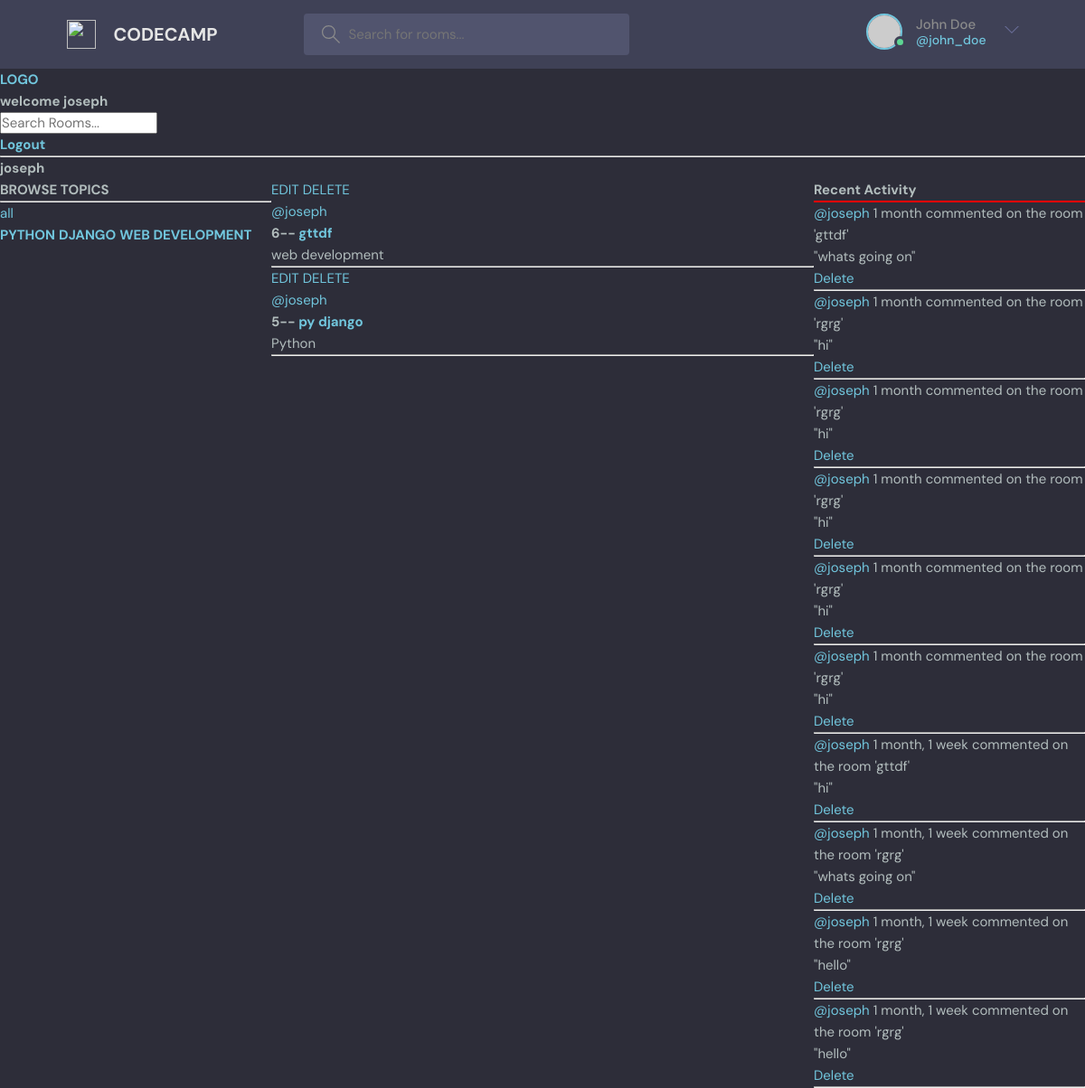
Before: /user-profile/2/ (signed in) with the older database file.
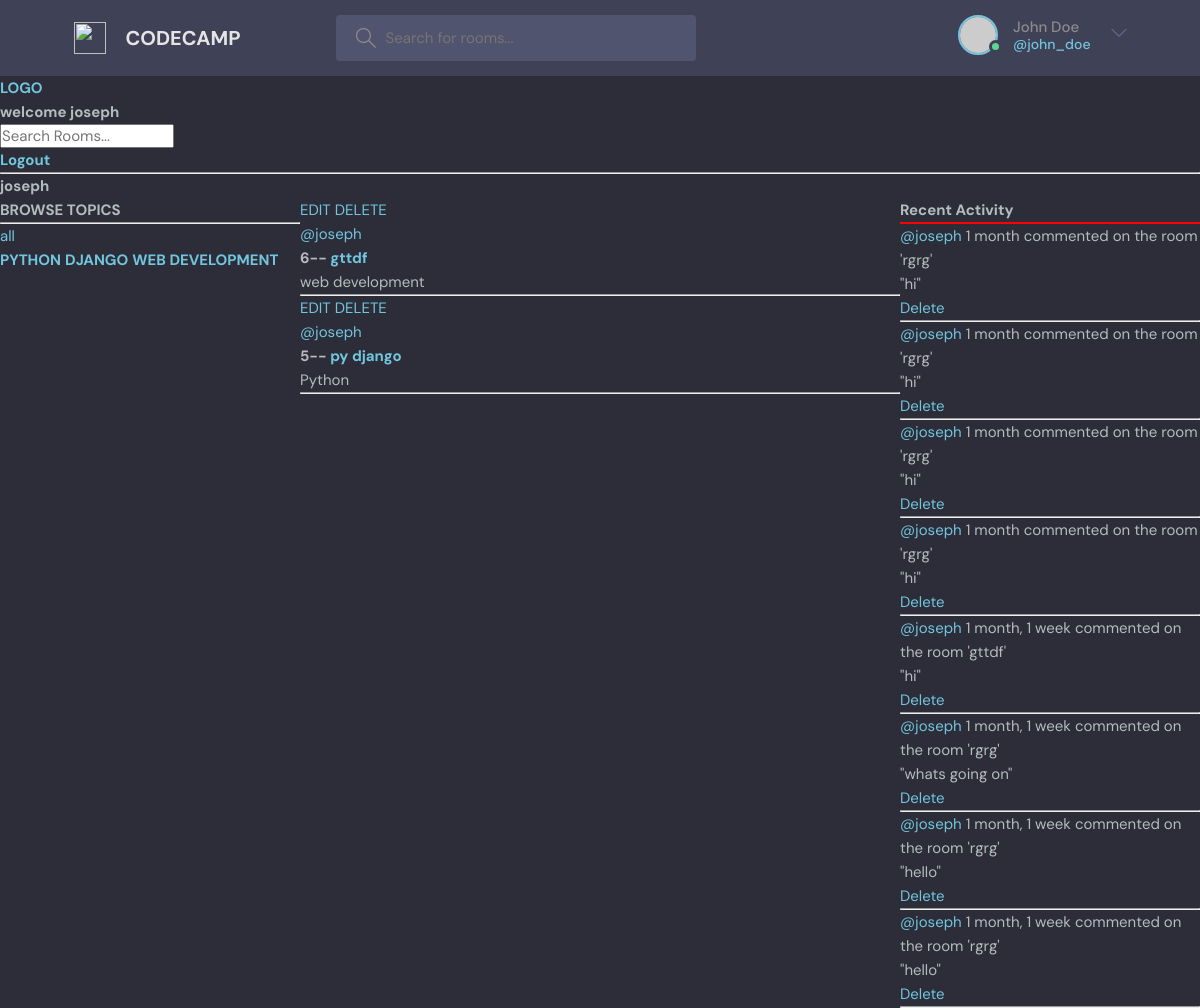
After: the same page with the newer database file.
### base/models.py (models this page shows, shortened)
class Topic(models.Model):
    name=models.CharField(max_length=200)

class Room(models.Model):
    host=models.ForeignKey(User, on_delete= models.SET_NULL, null=True)
    topic= models.ForeignKey(Topic, on_delete= models.SET_NULL, null=True)
    name= models.CharField(max_length=200)
    description= models.TextField(null=True, blank= True)
    participants= models.ManyToManyField(User, related_name='participants', blank=True)
    updated= models.DateTimeField(auto_now= True)
    created= models.DateTimeField( auto_now_add= True)
    def __str__(self):
        return self.name
    class Meta:
        ordering= ['-updated', '-created']

class Message(models.Model):
    user= models.ForeignKey(User, on_delete=models.CASCADE )
    room= models.ForeignKey(Room, on_delete=models.CASCADE )
    body= models.TextField()
    updated= models.DateTimeField(auto_now= True)
    created= models.DateTimeField( auto_now_add= True)
    def __str__(self):
        return self.body[0:50]
    class Meta:
        ordering= ['-updated', '-created']

### base/views.py (the view)
# urls.py: path('user-profile/<str:pk>/', views.user_profile, name= 'profile'),
@login_required(login_url= 'login')
def user_profile(request, pk):
    user= User.objects.get(id=pk)
    rooms= user.room_set.all()
    room_messages= user.message_set.all()
    topics= Topic.objects.all()
    context= {'user': user, 'rooms':rooms, 'room_messages': room_messages, 'topics': topics}
    return render(request, 'base/profile.html', context )

### base/templates/base/profile.html (shortened to what this page needs)
{% extends 'main.html'%}
{% block content%}
<h1> {{user.username}}</h1>
<div class="profile-container">
    <div>
        {% include 'base/topic_component.html'%}
    </div>
    <div>
        {% include 'base/feed_component.html'%}
    </div>
    <div>
        {% include 'base/activity_component.html'%}
    </div>
</div>
{%endblock%}

### base/templates/base/topic_component.html
<h3> BROWSE TOPICS</h3>
<hr>
<div>
    <a href="{% url 'home'%}"> all</a>
</div>
{%for topic in topics%}
    <a href="{% url 'home' %}?q={{topic.name}}"><h4>{{topic.name|upper}}</h4></a>
{%endfor%}

### base/templates/base/feed_component.html
{%for room in rooms %}
<div>
    {%if request.user == room.host%}
        <a href="{%url 'update-room' room.id%}">EDIT</a>
        <a href="{% url 'delete-room' room.id%} ">DELETE</a>
        <br>
    {%endif%}
    <span> <a href="{% url 'profile' room.host.id %}">@{{room.host.username}}</a></span>
    <h5>{{room.id}}-- <a href="{% url 'room' room.id %}">{{room.name}}</a></h5>
    <small>{{room.topic.name}}</small>
    <hr />
</div>
{%endfor%}

### base/templates/base/activity_component.html
    <h3>Recent Activity</h3>
    <hr color="red">
    {%for room_message in room_messages%}
    <div>
        <small><a href="{% url 'profile' room_message.user.id %}">@{{room_message.user}}</a> {{room_message.created|timesince}}</small>
        <small> commented on the room '{{room_message.room}}'</small>
        <p>"{{room_message}}"</p>
        {%if request.user == room_message.user%}
        <a href="{% url 'delete-message' room_message.id %}">Delete</a>
        {%endif%}
        <hr>
    </div>
    {%endfor%}

Changed rows visible on the page:
removed Message: user "joseph", created "1 month", room "gttdf", body "whats going on", shows "Delete"
removed Message: user "joseph", created "1 month", room "rgrg", body "hi", shows "Delete"
